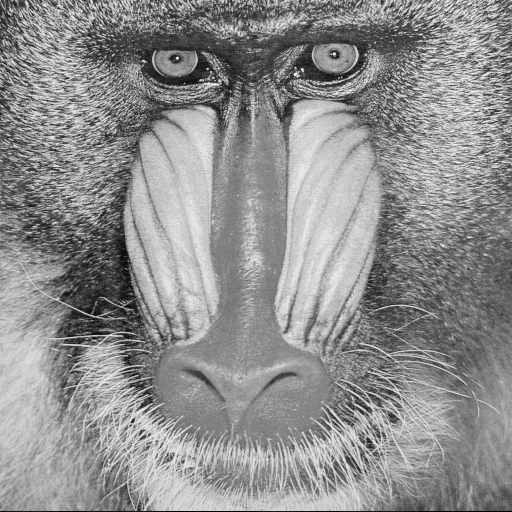
#> input picture monkey.png, 512 x 512 px
$ python 1_suave.py monkey.png monkey.png   (Python 2 division)
#> lines starting #> are read from the running program, lines starting #| are printed output that depends on the picture
import numpy as np
import matplotlib.pyplot as plt
from sys import argv

def ifour(real1,imag1):

    Areal = np.zeros(np.shape(real1))

    shap = np.shape(Areal)

    Ao = shap[0]
    Bo = shap[1]

    grid1,grid2 = np.meshgrid(np.arange(Bo),np.arange(Ao))

    for i in range(Ao):
        for p in range(Bo):

	    arg = grid2*i/Ao+grid1*p/Bo
            numero_pi = np.pi
            doblepi = 2*numero_pi
	    matR = real1[:,:]
            matI = imag1[:,:]
            coseno = np.cos(doblepi*(arg))
            suma_cos = np.sum(matR*coseno,(0,1))
            seno = np.sin(doblepi*(arg))
            suma_sen = np.sum(matI*seno,(0,1))

            Areal[i,p] = suma_cos
            Areal[i,p] = Areal[i,p]- suma_sen

    return Areal

def four2(x):

    form = np.shape(x)
    real= np.zeros(form)
    imag = np.zeros(form)

    A = form[0]
    B = form[1]

    arrA = np.arange(A)
    arrB = np.arange(B)
    a,b = np.meshgrid(arrB,arrA)

    for i in range(A):
        for k in range(B):

	    numero_pi = np.pi
	    arg = b*i/A+a*k/B
            doblepi = -2*numero_pi

            Argcoseno = np.cos(doblepi*(arg))
	    Argsen = np.sin(doblepi*(arg))

            matx = x[:,:]

            suma_cos = np.sum(matx*Argcoseno, (0,1))
	    suma_sen = np.sum(matx*Argsen, (0,1))

            real[i,k] = suma_cos
            imag[i,k] = suma_sen
	    imaginario = 1j*imag

    return real + imaginario

imagen_imput = argv[1]
Imagen = plt.imread(imagen_imput)
#> Imagen is the input picture: shape (512, 512) float32; min 0, max 1, mean 0.559
Imagen = Imagen[40:80,:160]
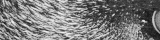
#> Imagen: shape (40, 160) float32; min 0.0745, max 0.941, mean 0.481
FourImagen = four2(Imagen)
#> after the loop in four2, `for i in range(A):`:
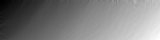
#> imag: shape (40, 160) float64; min 0, max 7.34e-11, mean 3.6e-11; drawn with min black and max white
#> after the loop in four2, `for i in range(A):`: real: shape (40, 160) float64; every value is 3077.8

krnl = argv[2]
#> (the run stopped early here; a loop or call above may not have finished)
